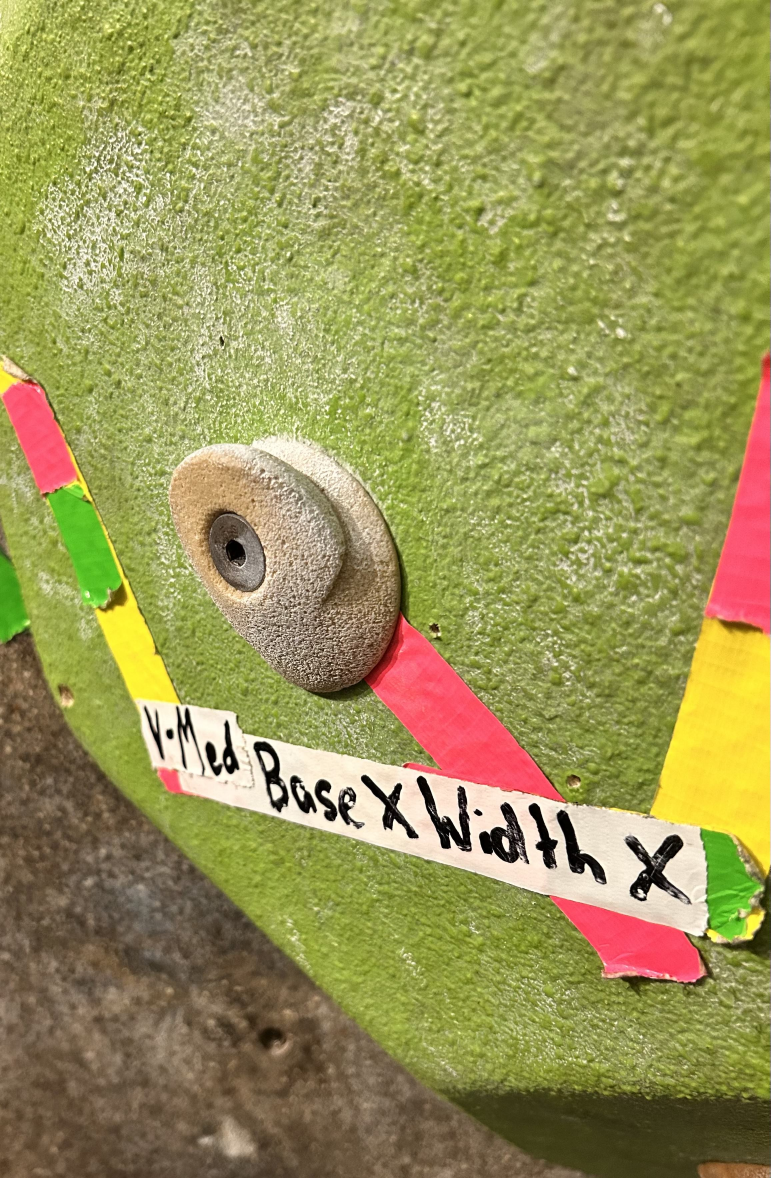
#> input picture project03/data/raw/images/IMG_5079.jpg, 2311 x 3534 px (shown at 1/3 size)
$ python -i cropImages.py   (imports and definitions only)
#> lines starting #> are read from the running program, lines starting #| are printed output that depends on the picture
#> further down, picture is the input picture: shape (3534, 2311, 3); mean B, G, R 87.3, 148.7, 154.5
import json
import os
import cv2
from PIL import Image, ImageOps
import numpy as np
from constants import IMAGES_DIR, CROPPED_DIR, PREPROCESSED_DIR

# [4 lines left out: function read_json_data, not called in this run]

def get_img_name(imgSrc: str):
    return os.path.basename(imgSrc).split(".")[0]

# [72 lines left out: functions clamp_bbox, pad_and_clamp_bbox, crop_image, normalize_image_size, not called in this run]

def clahe_lighting_bgr(img):
    lab = cv2.cvtColor(img, cv2.COLOR_BGR2LAB)
#> lab: shape (3534, 2311, 3); mean of channels 0, 1, 2 155, 121.4, 160.9
    l, a, b = cv2.split(lab)
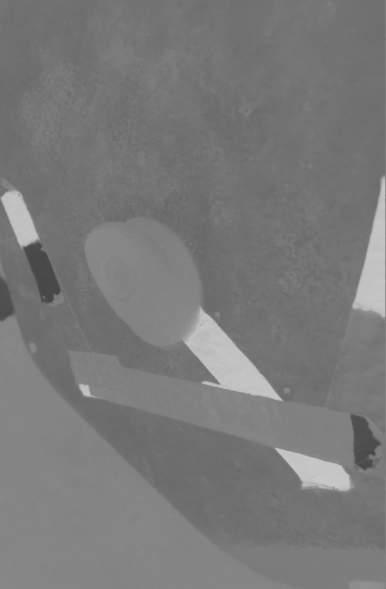
#> a: shape (3534, 2311) (shown at 1/6 size); min 68, max 201, mean 121.4
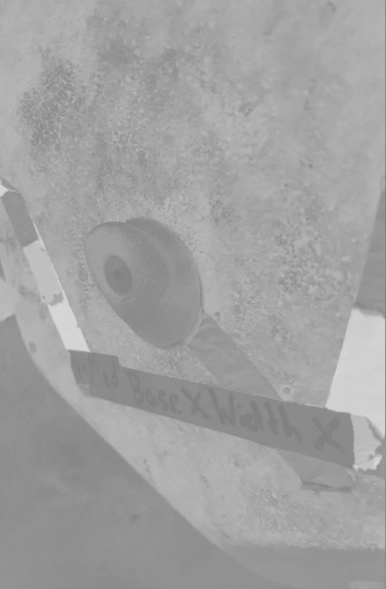
#> b: shape (3534, 2311) (shown at 1/6 size); min 123, max 215, mean 160.9

    clahe = cv2.createCLAHE(clipLimit=2.0, tileGridSize=(8,8))
    clahe_l = clahe.apply(l)
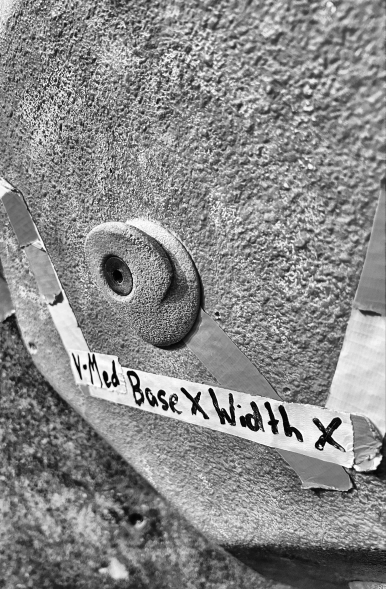
#> clahe_l: shape (3534, 2311) (shown at 1/6 size); min 0, max 255, mean 136.7
    lab_merged = cv2.merge((clahe_l, a, b))
#> lab_merged: shape (3534, 2311, 3); mean of channels 0, 1, 2 136.7, 121.4, 160.9
    return cv2.cvtColor(lab_merged, cv2.COLOR_LAB2BGR)
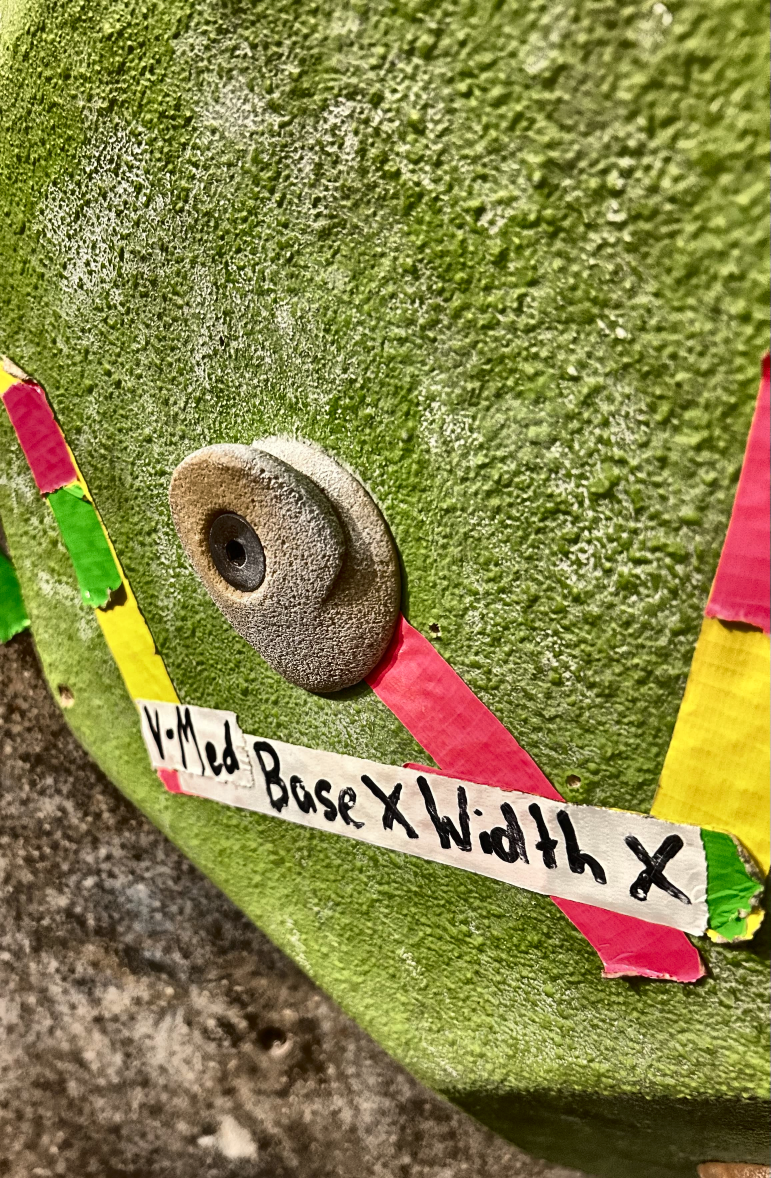
#> returned value: shape (3534, 2311, 3) (shown at 1/3 size); mean B, G, R 70.7, 130.8, 136


# [31 lines not run here, left out]

>>> import cv2
>>> picture = cv2.imread('images/IMG_5079.jpg')
>>> result = clahe_lighting_bgr(picture)

$ run again, on project03/data/raw/images/IMG_5094.jpg
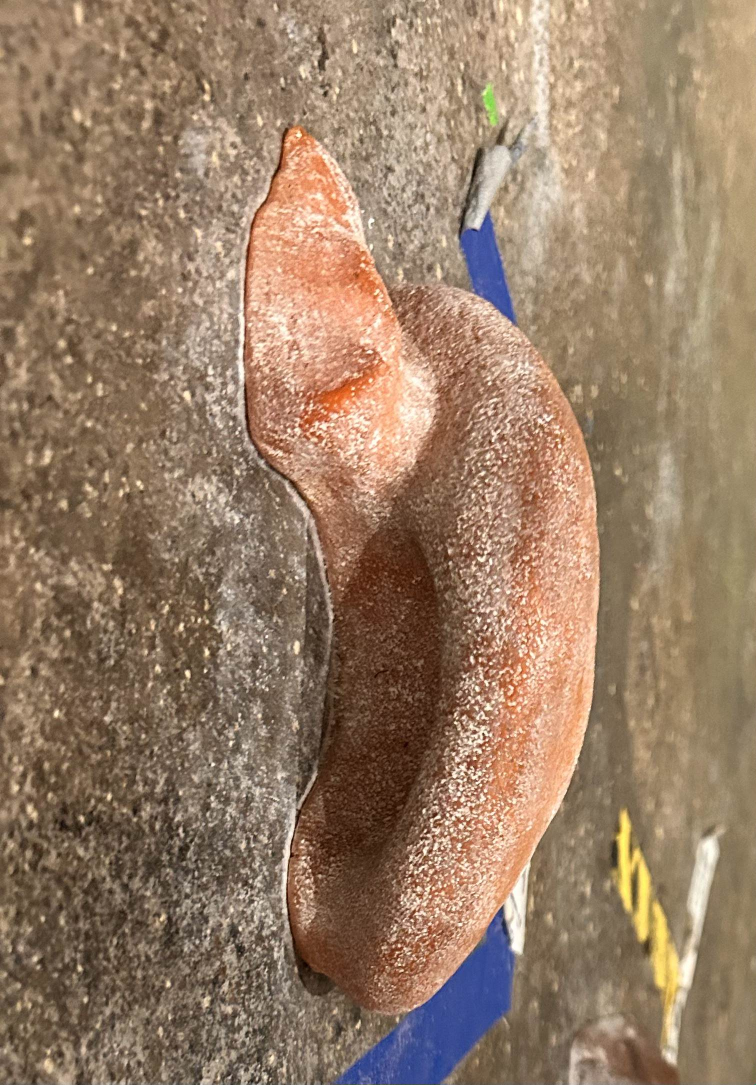
#> input picture project03/data/raw/images/IMG_5094.jpg, 1512 x 2169 px (shown at 1/2 size)
#> picture is the input picture: shape (2169, 1512, 3); mean B, G, R 102.1, 125.4, 151.5
#> lab: shape (2169, 1512, 3); mean of channels 0, 1, 2 138, 134.9, 144.6
#> in clahe_lighting_bgr, `clahe_l = clahe.apply(l)`:
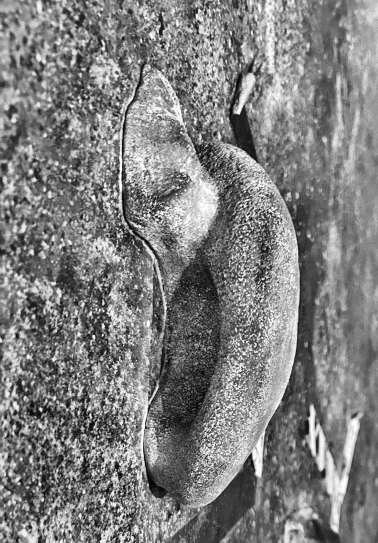
#> clahe_l: shape (2169, 1512) (shown at 1/4 size); min 1, max 255, mean 126.9
#> lab_merged: shape (2169, 1512, 3); mean of channels 0, 1, 2 126.9, 134.9, 144.6
#> in clahe_lighting_bgr, `return cv2.cvtColor(lab_merged, cv2.COLOR_LAB2BGR)`:
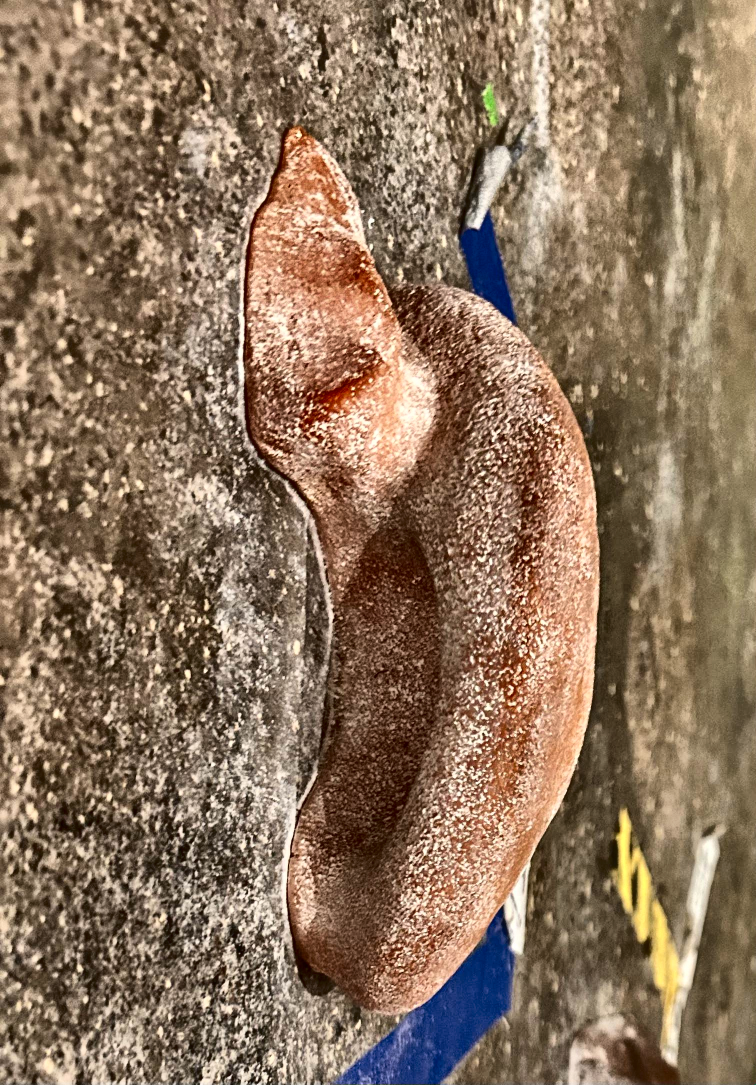
#> returned value: shape (2169, 1512, 3) (shown at 1/2 size); mean B, G, R 92.8, 115.7, 140.4

$ run again, on project03/data/raw/images/IMG_5096.jpg
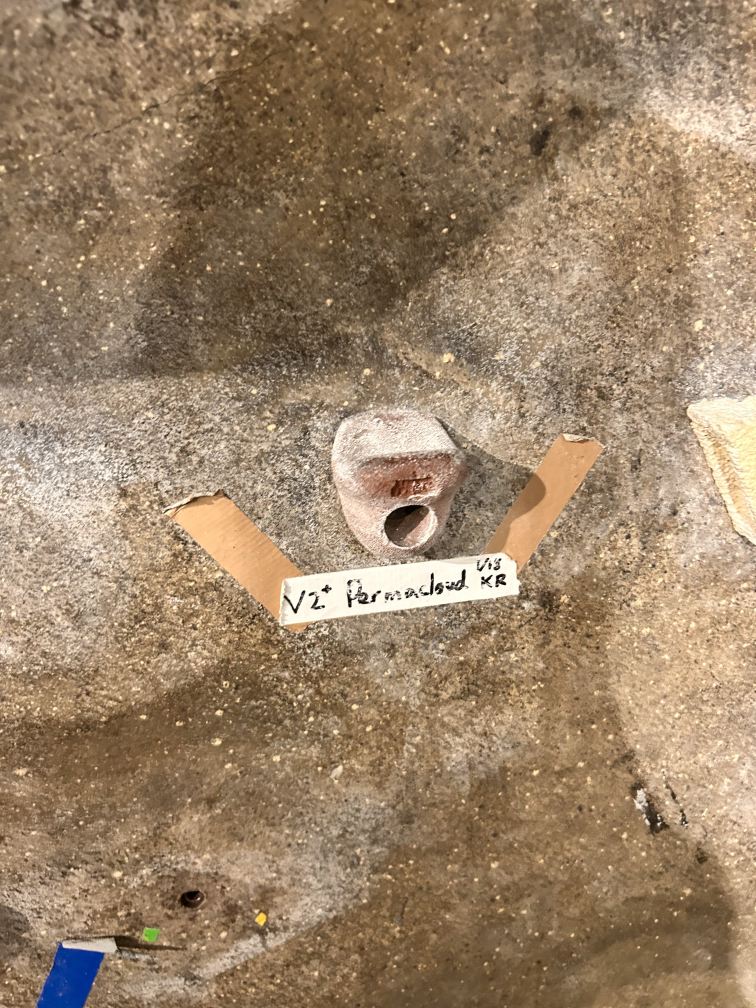
#> input picture project03/data/raw/images/IMG_5096.jpg, 3024 x 4032 px (shown at 1/4 size)
#> picture is the input picture: shape (4032, 3024, 3); mean B, G, R 104, 131.1, 155.3
#> lab: shape (4032, 3024, 3); mean of channels 0, 1, 2 142.8, 133.4, 146.3
#> in clahe_lighting_bgr, `clahe_l = clahe.apply(l)`:
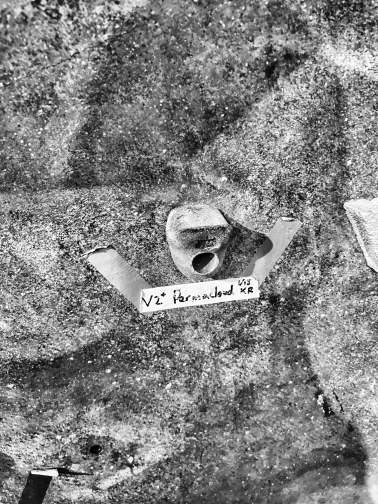
#> clahe_l: shape (4032, 3024) (shown at 1/8 size); min 0, max 255, mean 129.3
#> lab_merged: shape (4032, 3024, 3); mean of channels 0, 1, 2 129.3, 133.4, 146.3
#> in clahe_lighting_bgr, `return cv2.cvtColor(lab_merged, cv2.COLOR_LAB2BGR)`:
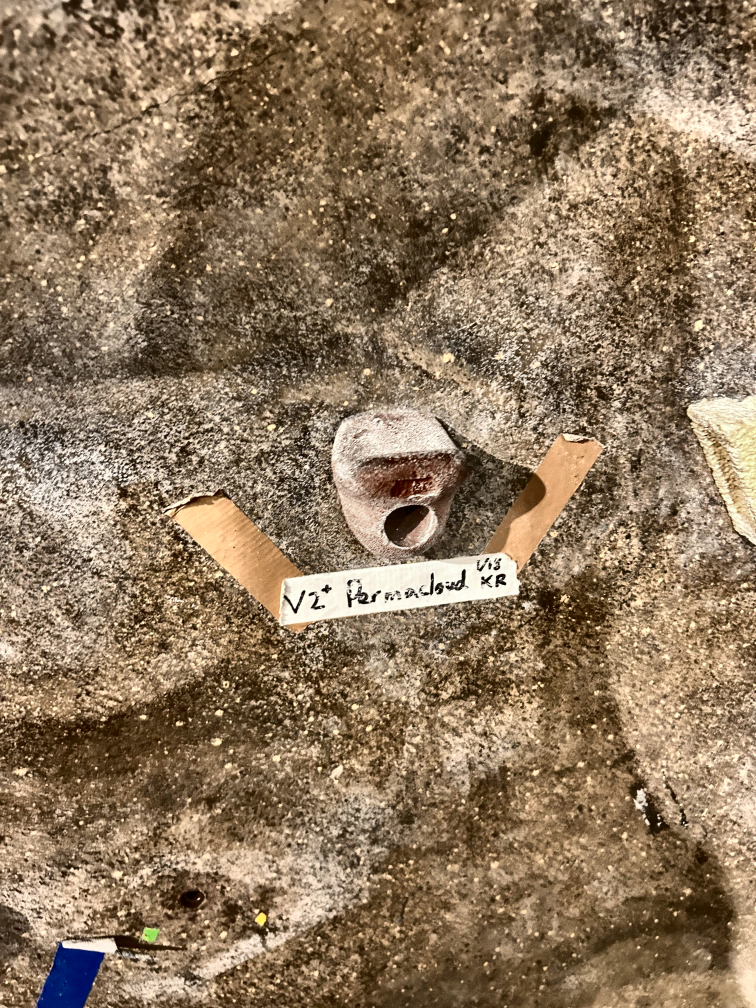
#> returned value: shape (4032, 3024, 3) (shown at 1/4 size); mean B, G, R 92.5, 119.2, 142.3
